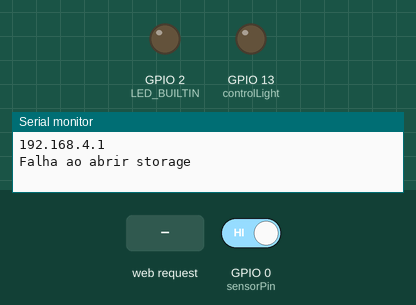
The sketch below on a simulated ESP8266 (NodeMCU). Shown: output pins drawn as LEDs (lit = HIGH, except the on-board LED, lit = LOW), the last lines printed to the serial monitor. The inputs (shaded band) are chosen by the test bench; at power-on: GPIO 0 (sensorPin) HIGH. Storage starts empty.

Above: at 1.2 s.
1.3 s: HTTP request GET /lightON received
At 2.4 s:
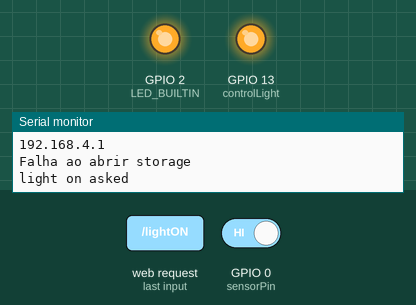
2.8 s: HTTP request GET / received
4.3 s: HTTP request GET /look.css received
Timing chart, 0 to 7.3 s (numbered marks = the images above; inputs shaded):
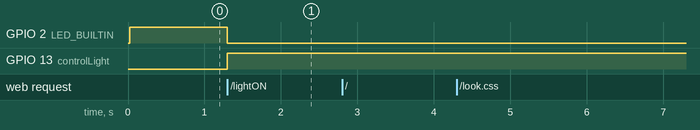

The sketch:

automaticTurnLight.ino
```cpp
#include <ESP8266WiFi.h>
#include <ESPAsyncTCP.h>
#include <ESPAsyncWebServer.h>
#include <FS.h>
#include <LittleFS.h>
#include <ArduinoJson.h>

//Nome e senha da rede para conectar na ESP
const char* ssid = "controleLuz";
const char* passWord = "123456789";

//Pino que controla a luz através do transitor
int controlLight = 13;

int lightState = 1;

int useSwitch = 1;
int switchPress = 0;

AsyncWebServer server(80);

//Variaveis relacionadas ao pino sensor e quantidade de vezes que foi utilizado
int sensorPin = 0;
int presenceState = 0;
int countSensorQt = 0;
int sensorCountState = 0;

//variaveis que contão o tempo que uma lampada ficou ligada
long int timeLightOn = 0;
int timeCountStart = 0;
long int miliP1 = 0;
long int miliP2 = 0;

/*A função readJSON() é executada uma vez no programa e sua função é apenas ler os dados armazenados
no JSON e coloca-los em suas devidas variaveis de contagem
*/
void readJSON(){
  File storeFile = LittleFS.open("/store.json", "r");
  if(!(storeFile)){
    Serial.println("Falha ao abrir storage"); return;
  }

  DynamicJsonDocument storage(1024);
  deserializeJson(storage, storeFile);
  storeFile.close();

  timeLightOn = storage["time"];
  countSensorQt = storage["sensor"];
  switchPress = storage["switches"];
}

/*A função saveJSON() é usada
*/
void saveJSON(){
  File storeFile = LittleFS.open("/store.json", "w");
  if(!(storeFile)){
    Serial.println("Falha ao abrir storage"); return;
  }

  DynamicJsonDocument storage(1024);

  storage["time"] = timeLightOn;
  storage["sensor"] = countSensorQt;
  storage["switches"] = switchPress;

  serializeJson(storage, storeFile);
  storeFile.close();
}

void setup() {
  Serial.begin(9600);

  /*Inicia o WiFi no modo de soft acess point que permite ao usuario acessar a ESP8266 sabendo a senha e o SSID
  */
  WiFi.softAP(ssid, passWord);
  IPAddress IP = WiFi.softAPIP();

  Serial.println(IP);

  pinMode(sensorPin, INPUT);
  pinMode(controlLight, OUTPUT);
  pinMode(LED_BUILTIN, OUTPUT);

  //Inicia o server
  server.begin();

  //inicia o sistema de file do ESP
  if(!LittleFS.begin()){
    Serial.println("Erro ao abrir littleFS"); return;
  }

  //lê o que havia sido salvo previamente
  readJSON();

  //Envia o html
  server.on("/", HTTP_GET, [](AsyncWebServerRequest *request){
    request->send(LittleFS, "/index.html");
    Serial.println("Sucess html");
  });

  //Envia o css
  server.on("/look.css", HTTP_GET, [](AsyncWebServerRequest *request){
    request->send(LittleFS, "/look.css");
    Serial.println("Sucess css");
  });

  //Envia o javascript
  server.on("/control.js", HTTP_GET, [](AsyncWebServerRequest *request){
    request->send(LittleFS, "/control.js");
    Serial.println("Sucess js");
  });

  //Antes de enviar para a pagina atualiza o que estava no JSON
  server.on("/store", HTTP_GET, [](AsyncWebServerRequest *request){
    saveJSON();
    request->send(LittleFS, "/store.json");
    Serial.println("Sucess json");
  });

  //Envia o texto para a pagina com base no estado da lâmpada
  server.on("/lightState", HTTP_GET, [](AsyncWebServerRequest *request){
    Serial.println("lighstate asked");
    if(lightState == 0) request->send_P(200, "text/plain", "0");
    if(lightState == 1) request->send_P(200, "text/plain", "1");
  });

  //Quando a luz é ligada pelo interruptor remoto
  server.on("/lightON", HTTP_GET, [](AsyncWebServerRequest *request){
    request->send_P(200, "text/plain", "ok");
    Serial.println("light on asked");
    useSwitch = 0;
    lightState = 0;
    switchPress += 1;
  });

  //Quando a luz é desligada pelo interruptor remoto
  server.on("/lightOFF", HTTP_GET, [](AsyncWebServerRequest *request){
    Serial.println("light off asked");
    request->send_P(200, "text/plain", "ok");
    useSwitch = 1;
    lightState = 1;
    switchPress += 1;
  });
}

void loop() {
  //Vê se o sensor esta detectando algo
  presenceState = digitalRead(sensorPin);

  //Lógica para testar quantas vezes o sensor foi usado
  if(useSwitch == 1){
    lightState = presenceState;
    if(sensorCountState == 0 && lightState == 0){
      countSensorQt += 1;
      sensorCountState = 1;
    }else if(sensorCountState == 1 && lightState == 1){
      sensorCountState = 0;
    }
  }else{
    sensorCountState = 0;
  }

  //Contador de tempo em que a luz ficou acessa em mili segundos, também liga ou desliga a luz
  if(lightState == 0){
    if(timeCountStart == 0){
      miliP1 = millis();
      timeCountStart = 1;
    }
    digitalWrite(LED_BUILTIN, LOW);
    digitalWrite(controlLight, HIGH);
  }else{
    if(timeCountStart == 1){
      miliP2 = millis();
      timeLightOn += miliP2-miliP1;
      Serial.println(timeLightOn);
      timeCountStart = 0;
    }
    digitalWrite(LED_BUILTIN, HIGH);
    digitalWrite(controlLight, LOW);
  }
}
```

Measured:
- after the input at 1.3 s, GPIO 2 (LED_BUILTIN): HIGH → LOW at once; GPIO 13 (controlLight): LOW → HIGH at once
